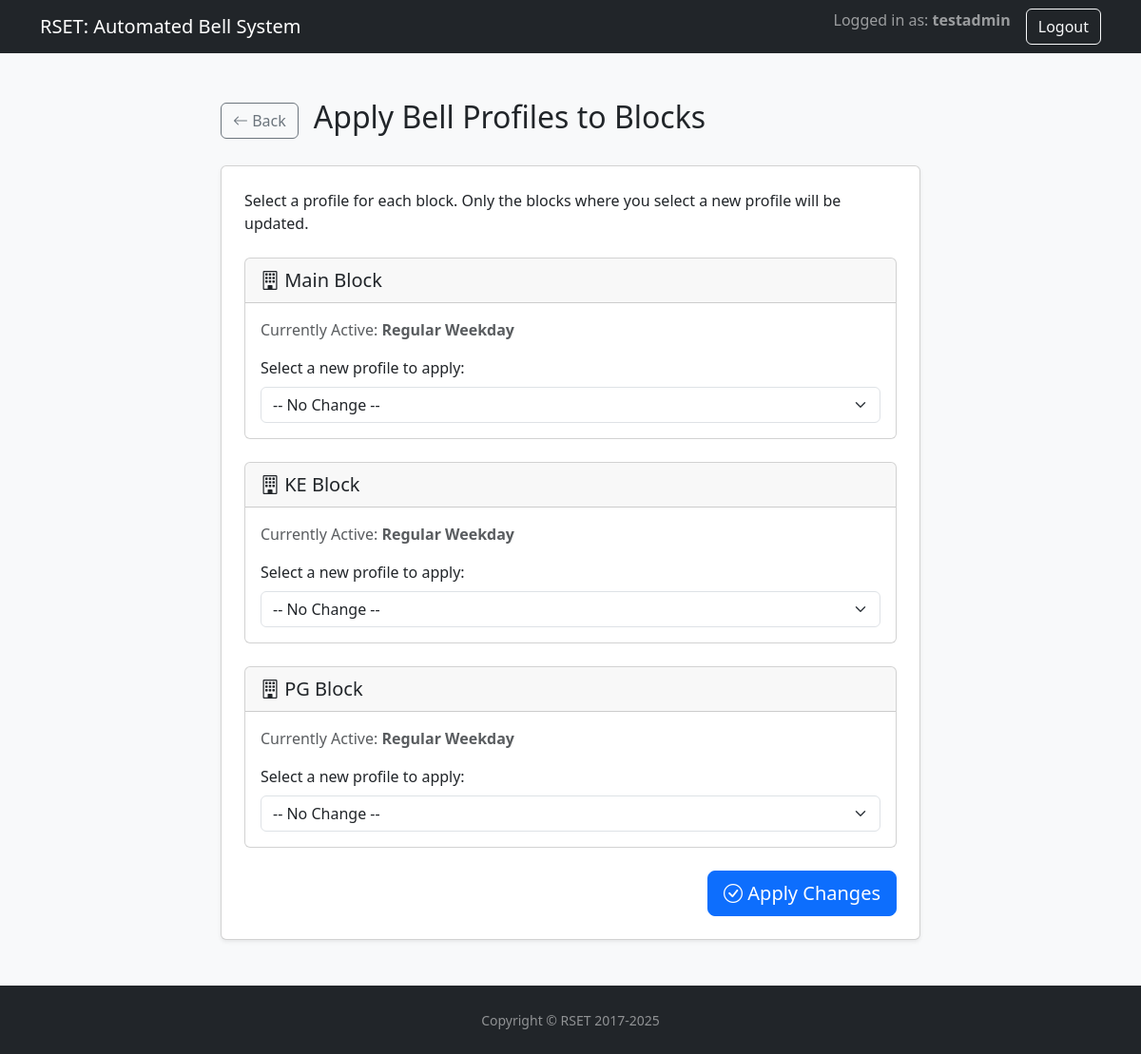
The app's page /apply/ (signed in), older data.
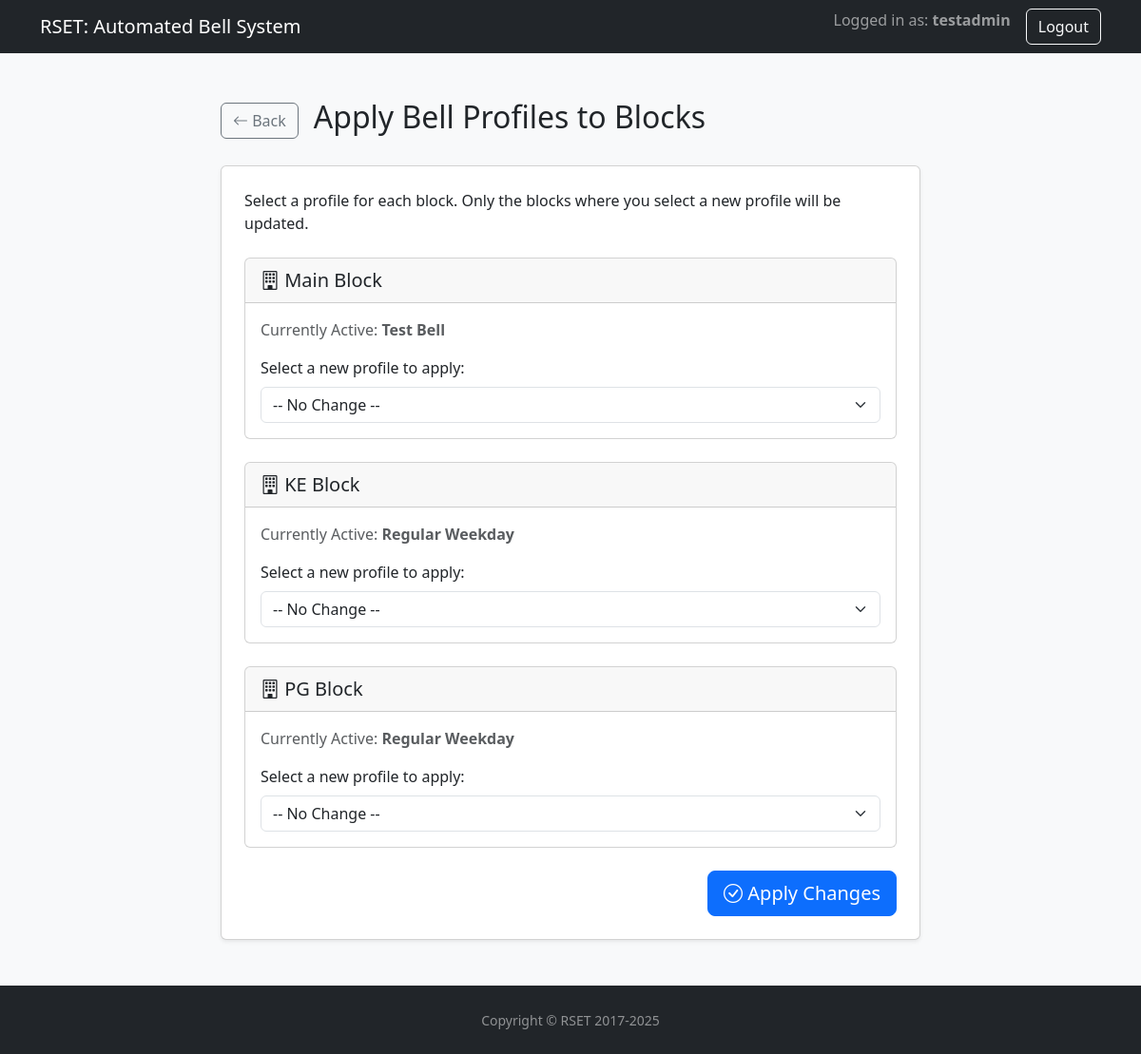
The same page, newer data.
### web/models.py (models this page shows)
class main_current(models.Model):
    name = models.CharField(max_length=50, unique=True)

class ke_current(models.Model):
    name = models.CharField(max_length=50, unique=True)

class pg_current(models.Model):
    name = models.CharField(max_length=50, unique=True)

### web/views.py (the view, shortened to what this page needs)
# urls.py: url(r'^apply/', apply, name='apply'),
@csrf_protect
def apply(request):
    if not request.user.is_authenticated:
        return render(request, 'login.html', {'obj': 'Please login first'})
    currentvalues = {
        "main": main_current.objects.get(id=1).name,
        "pg": pg_current.objects.get(id=1).name,
        "ke": ke_current.objects.get(id=1).name,
    }
    profiles = Profile.objects.all()
    return render(request, 'apply.html', {'obj': profiles, 'username': str(request.user.username), 'currvals': currentvalues})

### web/templates/apply.html (shortened to what this page needs)
<!DOCTYPE html>
<html lang="en">
<head>
    <link href="https://cdn.jsdelivr.net/npm/bootstrap@5.3.3/dist/css/bootstrap.min.css" rel="stylesheet">
    <link rel="stylesheet" href="https://cdn.jsdelivr.net/npm/bootstrap-icons@1.11.3/font/bootstrap-icons.min.css">
</head>
<body>
    <nav class="navbar navbar-expand-lg navbar-dark bg-dark">
        <div class="container">
            <a class="navbar-brand" href="{% url 'home' %}">RSET: Automated Bell System</a>
            <div class="ms-auto">
                <ul class="navbar-nav">
                    {% if username %}
                    <li class="nav-item"><span class="navbar-text me-3">Logged in as: <strong>{{ username }}</strong></span></li>
                    <li class="nav-item"><a class="btn btn-outline-light" href="{% url 'logout' %}">Logout</a></li>
                    {% endif %}
                </ul>
            </div>
        </div>
    </nav>
    <main>
        <div class="container my-5">
            <div class="row justify-content-center">
                <div class="col-lg-10 col-xl-8">
                    <div class="d-flex align-items-center mb-4">
                        <a href="{% url 'home' %}" class="btn btn-outline-secondary me-3"><i class="bi bi-arrow-left"></i> Back</a>
                        <h2>Apply Bell Profiles to Blocks</h2>
                    </div>
                    <form method="post" action="{% url 'apply' %}">
                        <div class="card shadow-sm">
                            <div class="card-body p-4">
                                <p class="card-text mb-4">Select a profile for each block. Only the blocks where you select a new profile will be updated.</p>
                                <div class="row g-4">
                                    <div class="col-12">
                                        <div class="card">
                                            <div class="card-header fs-5"><i class="bi bi-building"></i> Main Block</div>
                                            <div class="card-body">
                                                <p class="card-text text-muted">Currently Active: <strong>{{ currvals.main }}</strong></p>
                                                <label for="main-select" class="form-label">Select a new profile to apply:</label>
                                                <select class="form-select" name="main" id="main-select">
                                                    <option value="">-- No Change --</option>
                                                </select>
                                            </div>
                                        </div>
                                    </div>
                                    <div class="col-12">
                                         <div class="card">
                                            <div class="card-header fs-5"><i class="bi bi-building"></i> KE Block</div>
                                            <div class="card-body">
                                                <p class="card-text text-muted">Currently Active: <strong>{{ currvals.ke }}</strong></p>
                                                <label for="ke-select" class="form-label">Select a new profile to apply:</label>
                                                <select class="form-select" name="ke" id="ke-select">
                                                    <option value="">-- No Change --</option>
                                                </select>
                                            </div>
                                        </div>
                                    </div>
                                    <div class="col-12">
                                         <div class="card">
                                            <div class="card-header fs-5"><i class="bi bi-building"></i> PG Block</div>
                                            <div class="card-body">
                                                <p class="card-text text-muted">Currently Active: <strong>{{ currvals.pg }}</strong></p>
                                                <label for="pg-select" class="form-label">Select a new profile to apply:</label>
                                                <select class="form-select" name="pg" id="pg-select">
                                                    <option value="">-- No Change --</option>
                                                </select>
                                            </div>
                                        </div>
                                    </div>
                                </div>
                                <div class="mt-4 text-end">
                                    <button type="submit" class="btn btn-primary btn-lg"><i class="bi bi-check-circle"></i> Apply Changes</button>
                                </div>
                            </div>
                        </div>
                    </form>
                </div>
            </div>
        </div>
    </main>
    <footer class="py-4 bg-dark text-white-50">
        <div class="container text-center">
            <small>Copyright &copy; RSET 2017-2025</small>
        </div>
    </footer>
</body>
</html>

### web/templates/apply.html (style rules this page uses)
html, body { height: 100%; }
body { display: flex; flex-direction: column; background-color: #f8f9fa; }
main { flex: 1 0 auto; }

Row changes from the older to the newer data that the page shows:
changed main_current: main "Regular Weekday" → "Test Bell"
